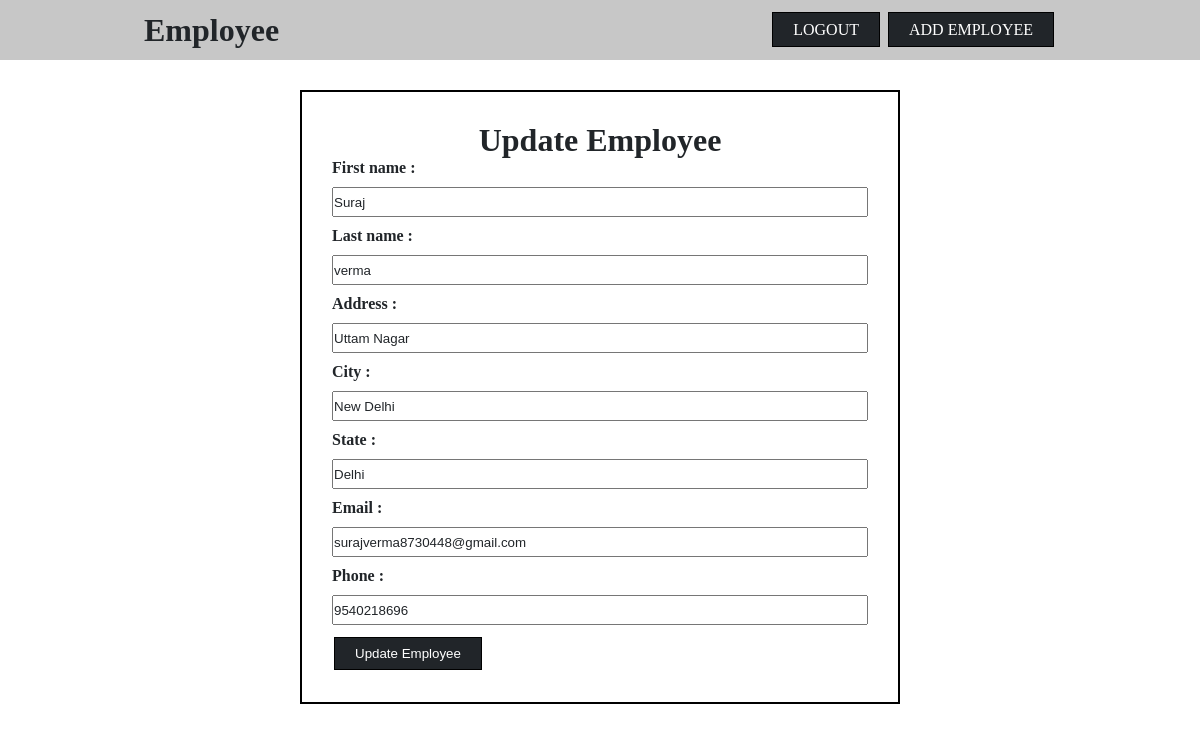
The page /update/6/ (signed in) on the database its author committed.
### website/models.py (models this page shows, shortened)
class Employee(models.Model):
    user = models.ForeignKey(User, on_delete=models.SET_NULL, null=True, blank=True)
    first_name = models.CharField(max_length=100)
    last_name = models.CharField(max_length=100)
    address = models.TextField()
    city = models.TextField()
    state = models.TextField()
    email = models.EmailField()
    phone = models.IntegerField()

### website/views.py (the view)
# urls.py: path('update/<int:id>/', Update_data, name="Update_data"),
@login_required(login_url="/login/")
def Update_data(request, id):
    e = Employee.objects.get(id = id)
    return render(request, 'update.html', {'emp':e})

### templates/update.html (shortened to what this page needs)
{% extends 'main.html' %}
{% block content %}
<form action="/updated/{{emp.id}}/" method="post">
    <h1 style="text-align: center;">Update Employee</h1>
    <div>
        <label for="first_name">First name : </label>
        <input value="{{emp.first_name}}" type="text" name="first_name" id="first_name" placeholder="Enter your first name">
    </div>
    <div>
        <label for="last_name">Last name : </label>
        <input value="{{emp.last_name}}" type="text" name="last_name" id="last_name" placeholder="Enter your last name">
    </div>
    <div>
        <label for="address">Address : </label>
        <input value="{{emp.address}}" type="text" name="address" id="address" placeholder="Enter your address">
    </div>
    <div>
        <label for="city">City : </label>
        <input value="{{emp.city}}" type="text" name="city" id="city" placeholder="Enter your city">
    </div>
    <div>
        <label for="state">State : </label>
        <input value="{{emp.state}}" type="text" name="state" id="state" placeholder="Enter your state">
    </div>
    <div>
        <label for="email">Email : </label>
        <input value="{{emp.email}}" type="email" name="email" id="email" placeholder="Enter your email">
    </div>
    <div>
        <label for="phone">Phone : </label>
        <input value="{{emp.phone}}" type="number" name="phone" id="phone" placeholder="Enter your phone">
    </div>
    <button type="submit" class="button">Update Employee</button>
</form>
{% endblock %}

### templates/main.html (style rules this page uses)
* { color: #212529; margin: 0; padding: 0; box-sizing: border-box; }
body { display: flex; flex-direction: column; align-items: center; }
.button { color: white; margin: 2px; padding: 8px 20px; border: 1px solid black; background-color: #212529; text-decoration: none; }
form { font-weight: bold; width: 600px; padding: 30px; border: 2px solid black; }
form input { width: 100%; height: 30px; margin: 10px 0; }

### rows shown on the page
Employee: first_name "Suraj", last_name "verma", address "Uttam Nagar", city "New Delhi", state "Delhi", email "surajverma8730448@gmail.com", phone "9540218696"
